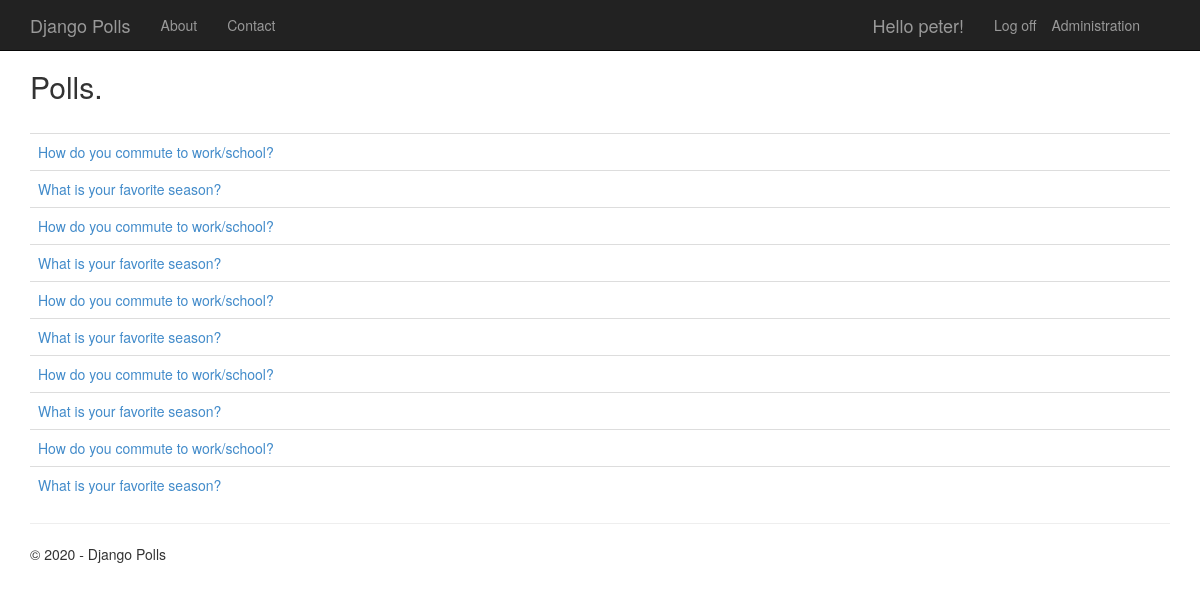
The app's page / (signed in) with its own data.
### app/models.py (models this page shows, shortened)
class Poll(models.Model):
    text = models.CharField(max_length=200)
    pub_date = models.DateTimeField('date published')
    author = models.CharField(max_length=100, blank=True)

### app/views.py (the view)
class PollListView(ListView):
    model = Poll
    def get_context_data(self, **kwargs):
        context = super(PollListView, self).get_context_data(**kwargs)
        context['title'] = 'Polls'
        context['year'] = datetime.now().year
        return context

### app/templates/app/index.html (shortened to what this page needs)
{% extends "app/layout.html" %}
{% block content %}
<h2>Polls.</h2>
<br/>
{% if latest_poll_list %}
<table class="table table-hover">
    <tbody>
        {% for poll in latest_poll_list %}
        <tr>
            <td>
                <a href="{% url 'app:detail' poll.id %}">{{poll.text}}</a>
            </td>
        </tr>
        {% endfor %}
    </tbody>
</table>
{% endif %}
{% endblock %}

### app/templates/app/loginpartial.html (shortened to what this page needs)
<ul class="nav navbar-nav navbar-right">
    <li><a href="/admin">Administration</a></li>
</ul>
{% if user.is_authenticated %}
<form id="logoutForm" action="/logout/" method="post" class="navbar-right">
    <ul class="nav navbar-nav navbar-right">
        <li><span class="navbar-brand">Hello {{ user.username }}!</span></li>
        <li><a href="javascript:document.getElementById('logoutForm').submit()">Log off</a></li>
    </ul>
</form>
{% else %}
<ul class="nav navbar-nav navbar-right">
    <li><a href="{% url 'login' %}">Log in</a></li>
</ul>
{% endif %}

### app/static/app/content/site.css (style rules this page uses)
body { padding-top: 50px; padding-bottom: 20px; }

### records on screen
Poll: text "How do you commute to work/school?"
Poll: text "What is your favorite season?"
Poll: text "How do you commute to work/school?"
Poll: text "What is your favorite season?"
Poll: text "How do you commute to work/school?"
Poll: text "What is your favorite season?"
Poll: text "How do you commute to work/school?"
Poll: text "What is your favorite season?"
Poll: text "How do you commute to work/school?"
Poll: text "What is your favorite season?"

### other values on screen
{{ user.username }} "peter"
{{ year }} "2020"
